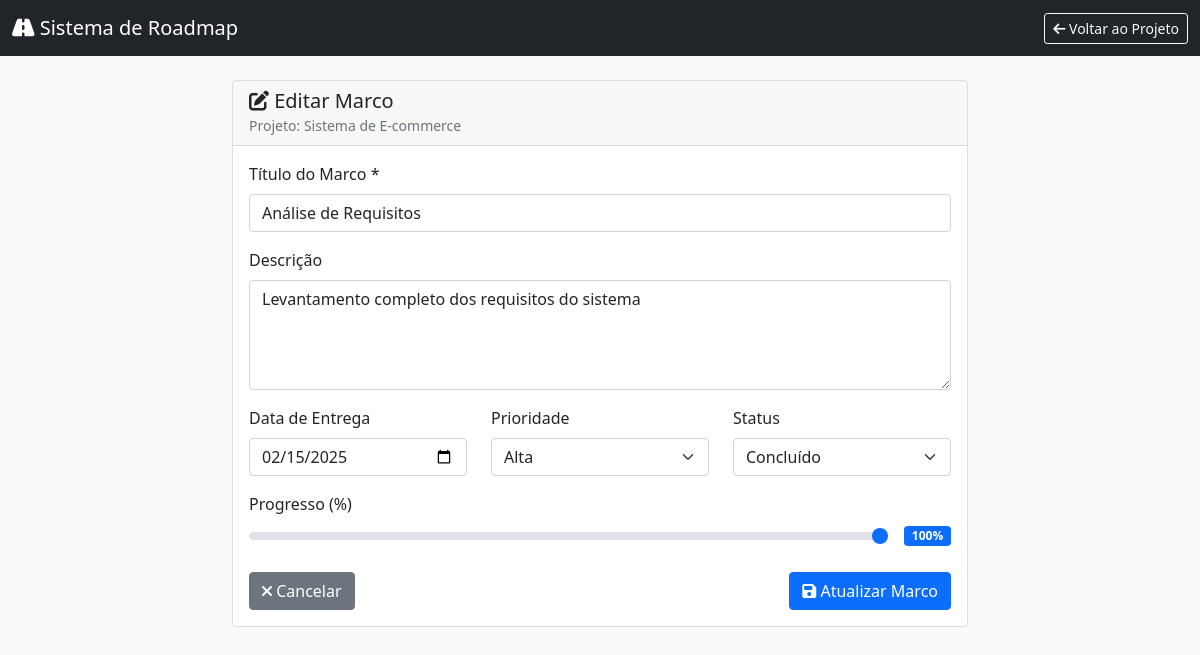
/marco_form.php?id=1, run on the app's committed database.
### tables this page shows
CREATE TABLE projects (
                          id INT AUTO_INCREMENT PRIMARY KEY,
                          name VARCHAR(255) NOT NULL,
                          description TEXT,
                          start_date DATE,
                          end_date DATE,
                          status ENUM('planejamento', 'em_andamento', 'pausado', 'concluido') DEFAULT 'planejamento',
                          created_at TIMESTAMP DEFAULT CURRENT_TIMESTAMP,
                          updated_at TIMESTAMP DEFAULT CURRENT_TIMESTAMP ON UPDATE CURRENT_TIMESTAMP
);

CREATE TABLE milestones (
                            id INT AUTO_INCREMENT PRIMARY KEY,
                            project_id INT NOT NULL,
                            title VARCHAR(255) NOT NULL,
                            description TEXT,
                            due_date DATE,
                            status ENUM('pendente', 'em_progresso', 'concluido', 'atrasado') DEFAULT 'pendente',
                            priority ENUM('baixa', 'media', 'alta', 'critica') DEFAULT 'media',
                            progress INT DEFAULT 0,  
                            created_at TIMESTAMP DEFAULT CURRENT_TIMESTAMP,
                            updated_at TIMESTAMP DEFAULT CURRENT_TIMESTAMP ON UPDATE CURRENT_TIMESTAMP,
                            FOREIGN KEY (project_id) REFERENCES projects(id) ON DELETE CASCADE
);

### marco_form.php (the view, shortened to what this page needs)
<?php
require_once 'config.php';
$editing = isset($_GET['id']);
$projeto_id = $_GET['projeto_id'] ?? null;
$marco = null;
if ($editing) {
    $stmt = $db->prepare("SELECT * FROM milestones WHERE id = ?");
    $stmt->execute([$_GET['id']]);
    $marco = $stmt->fetch(PDO::FETCH_ASSOC);
    $projeto_id = $marco['project_id'];
} elseif (!$projeto_id) {
    header('Location: index.php');
    exit;
}
$stmt = $db->prepare("SELECT * FROM projects WHERE id = ?");
$stmt->execute([$projeto_id]);
$projeto = $stmt->fetch(PDO::FETCH_ASSOC);
?>
<!DOCTYPE html>
<html lang="pt-BR">
<head>
    <link href="https://cdn.jsdelivr.net/npm/bootstrap@5.1.3/dist/css/bootstrap.min.css" rel="stylesheet">
    <link href="https://cdnjs.cloudflare.com/ajax/libs/font-awesome/6.0.0/css/all.min.css" rel="stylesheet">
</head>
<body class="bg-light">
<nav class="navbar navbar-dark bg-dark">
    <div class="container-fluid">
        <a href="index.php" class="navbar-brand">
            <i class="fas fa-road"></i> Sistema de Roadmap
        </a>
        <a href="projeto_detalhes.php?id=<?= $projeto_id ?>" class="btn btn-outline-light btn-sm">
            <i class="fas fa-arrow-left"></i> Voltar ao Projeto
        </a>
    </div>
</nav>
<div class="container mt-4">
    <div class="row justify-content-center">
        <div class="col-lg-8">
            <div class="card">
                <div class="card-header">
                    <h5 class="mb-0">
                        <i class="fas fa-<?= $editing ? 'edit' : 'plus' ?>"></i>
                        <?= $editing ? 'Editar Marco' : 'Novo Marco' ?>
                    </h5>
                    <small class="text-muted">Projeto: <?= htmlspecialchars($projeto['name']) ?></small>
                </div>
                <div class="card-body">
                    <form method="POST">
                        <div class="mb-3">
                            <label for="title" class="form-label">Título do Marco *</label>
                            <input type="text" class="form-control" id="title" name="title"
                                   value="<?= htmlspecialchars($marco['title'] ?? '') ?>" required>
                        </div>
                        <div class="mb-3">
                            <label for="description" class="form-label">Descrição</label>
                            <textarea class="form-control" id="description" name="description" rows="4"
                                      placeholder="Descreva os objetivos e entregas deste marco..."><?= htmlspecialchars($marco['description'] ?? '') ?></textarea>
                        </div>
                        <div class="row">
                            <div class="col-md-4">
                                <div class="mb-3">
                                    <label for="due_date" class="form-label">Data de Entrega</label>
                                    <input type="date" class="form-control" id="due_date" name="due_date"
                                           value="<?= $marco['due_date'] ?? '' ?>">
                                </div>
                            </div>
                            <div class="col-md-4">
                                <div class="mb-3">
                                    <label for="priority" class="form-label">Prioridade</label>
                                    <select class="form-select" id="priority" name="priority">
                                        <option value="alta" <?= ($marco['priority'] ?? '') == 'alta' ? 'selected' : '' ?>>
                                            Alta
                                        </option>
                                    </select>
                                </div>
                            </div>
                            <div class="col-md-4">
                                <div class="mb-3">
                                    <label for="status" class="form-label">Status</label>
                                    <select class="form-select" id="status" name="status">
                                        <option value="concluido" <?= ($marco['status'] ?? '') == 'concluido' ? 'selected' : '' ?>>
                                            Concluído
                                        </option>
                                    </select>
                                </div>
                            </div>
                        </div>
                        <div class="mb-4">
                            <label for="progress" class="form-label">Progresso (%)</label>
                            <div class="d-flex align-items-center">
                                <input type="range" class="form-range me-3" id="progress" name="progress"
                                       min="0" max="100" value="<?= $marco['progress'] ?? 0 ?>"
                                       oninput="document.getElementById('progress-value').textContent = this.value + '%'">
                                <span id="progress-value" class="badge bg-primary">
                                        <?= $marco['progress'] ?? 0 ?>%
                                    </span>
                            </div>
                        </div>
                        <div class="d-flex justify-content-between">
                            <a href="<?= $editing ? 'marco_detalhes.php?id=' . $marco['id'] : 'projeto_detalhes.php?id=' . $projeto_id ?>"
                               class="btn btn-secondary">
                                <i class="fas fa-times"></i> Cancelar
                            </a>
                            <button type="submit" class="btn btn-primary">
                                <i class="fas fa-save"></i>
                                <?= $editing ? 'Atualizar' : 'Criar' ?> Marco
                            </button>
                        </div>
                    </form>
                </div>
            </div>
        </div>
    </div>
</div>
</body>
</html>

### data on the page
projects: name "Sistema de E-commerce"
milestones: title "Análise de Requisitos", description "Levantamento completo dos requisitos do sistema", due_date "02/15/2025", priority "Alta", status "Concluído", progress "100"
